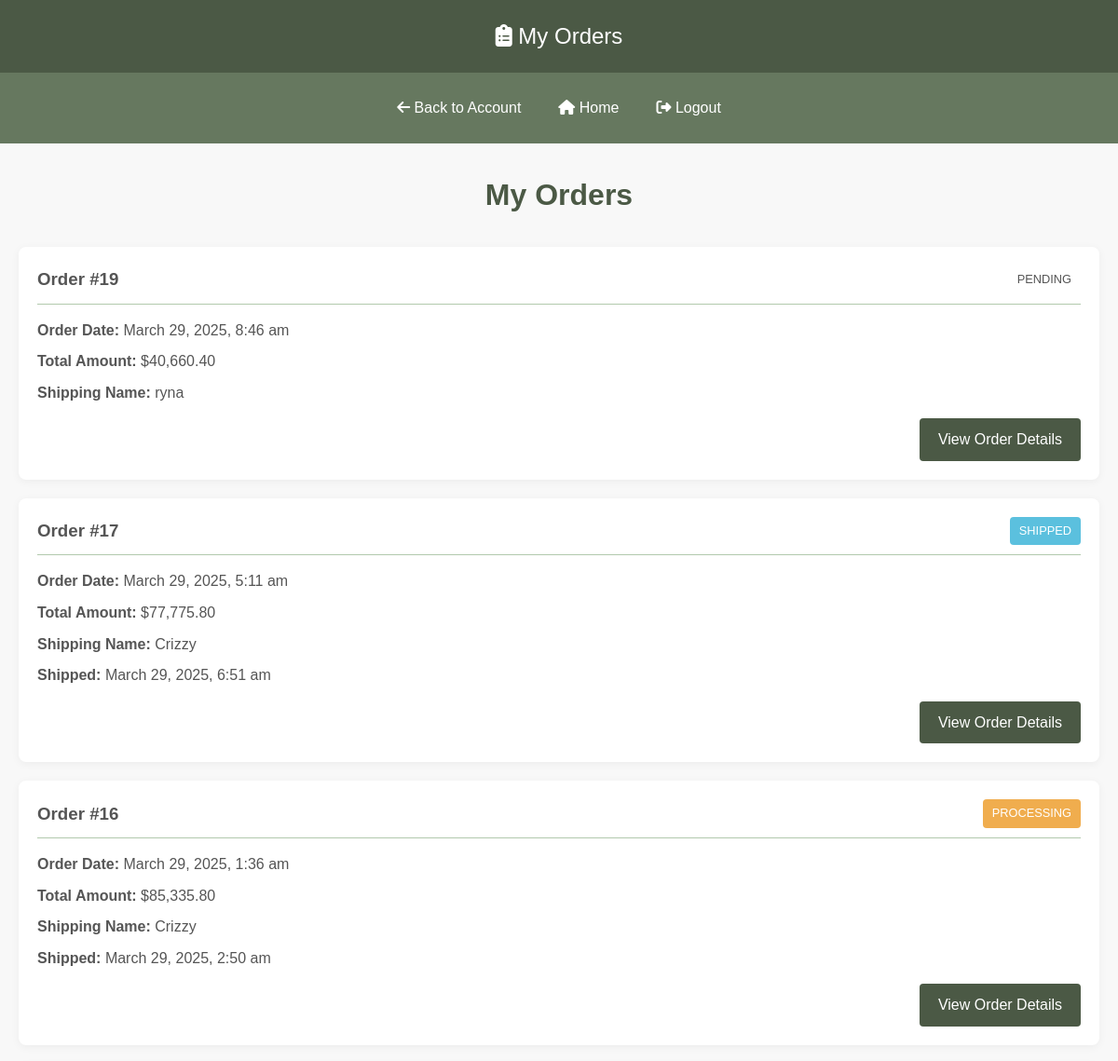
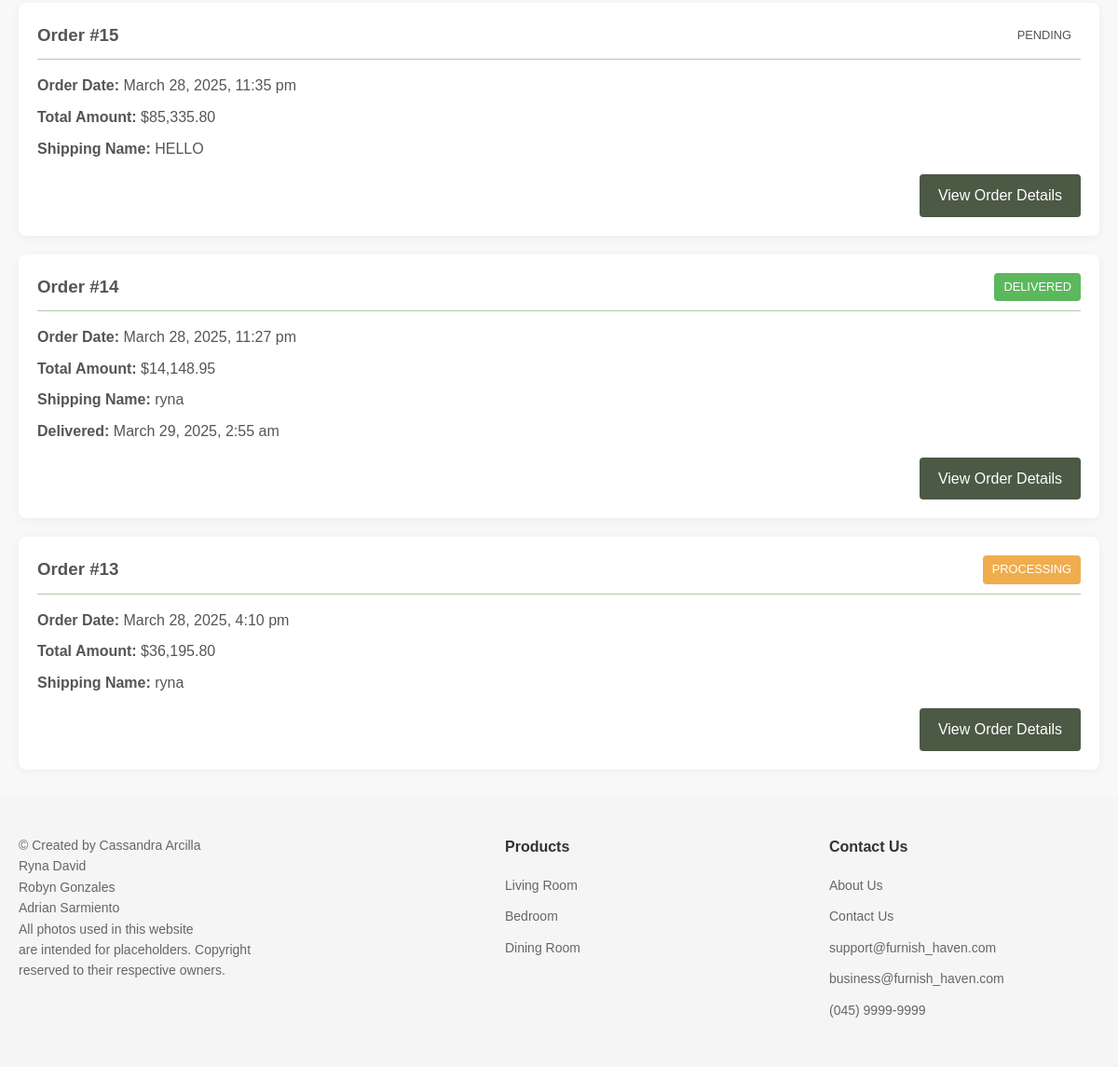
/my_orders.php (signed in), run on the app's committed database (2 pictures, top to bottom).
### tables this page shows
CREATE TABLE `orders` (
  `id` int(11) NOT NULL,
  `user_id` int(11) NOT NULL,
  `billing_address_id` int(11) NOT NULL,
  `shipping_address_id` int(11) NOT NULL,
  `total_amount` decimal(10,2) NOT NULL,
  `status` enum('Pending','Processing','Shipped','Delivered','Cancelled') NOT NULL DEFAULT 'Pending',
  `payment_method` varchar(50) NOT NULL,
  `order_date` timestamp NOT NULL DEFAULT current_timestamp(),
  `shipped_at` timestamp NULL DEFAULT NULL,
  `delivered_at` timestamp NULL DEFAULT NULL,
  `shipping_fee` decimal(10,2) DEFAULT 500.00
);

CREATE TABLE `addresses` (
  `id` int(11) NOT NULL,
  `user_id` int(11) NOT NULL,
  `full_name` varchar(100) NOT NULL,
  `street_address` varchar(255) NOT NULL,
  `city` varchar(100) NOT NULL,
  `state` varchar(100) NOT NULL,
  `postal_code` varchar(20) NOT NULL,
  `country` varchar(100) NOT NULL,
  `phone_number` varchar(20) DEFAULT NULL,
  `is_default` tinyint(1) DEFAULT 0,
  `created_at` timestamp NOT NULL DEFAULT current_timestamp()
);

### my_orders.php (the view, shortened to what this page needs)
<?php
require_once 'config.php';
$user_id = $_SESSION['user_id'];
$query = "
    SELECT
        o.id AS order_id,
        o.total_amount,
        o.status,
        o.order_date,
        o.shipped_at,
        o.delivered_at,
        ba.full_name AS billing_name,
        sa.full_name AS shipping_name
    FROM
        orders o
    JOIN
        addresses ba ON o.billing_address_id = ba.id
    JOIN
        addresses sa ON o.shipping_address_id = sa.id
    WHERE
        o.user_id = ?
    ORDER BY
        o.order_date DESC
";
try {
    $stmt = $pdo->prepare($query);
    $stmt->execute([$user_id]);
    $orders = $stmt->fetchAll(PDO::FETCH_ASSOC);
} catch (PDOException $e) {
    error_log('Order fetch error: ' . $e->getMessage());
    $error = "Unable to retrieve orders. Please try again later.";
}
?>
<!DOCTYPE html>
<html lang="en">
<head>
    <link rel="stylesheet" href="https://cdnjs.cloudflare.com/ajax/libs/font-awesome/6.4.0/css/all.min.css">
</head>
<body>
    <header class="header">
        <i class="fas fa-clipboard-list"></i> My Orders
    </header>
    <nav class="nav">
        <a href="account.php"><i class="fas fa-arrow-left"></i> Back to Account</a>
        <a href="home.php"><i class="fas fa-home"></i> Home</a>
        <a href="logout.php"><i class="fas fa-sign-out-alt"></i> Logout</a>
    </nav>
    <div class="container">
        <h1>My Orders</h1>
        <?php if (empty($orders)): ?>
            <p>You have not placed any orders yet.</p>
        <?php else: ?>
            <div class="orders-list">
                <?php foreach ($orders as $order): ?>
                    <div class="order-card">
                        <div class="order-header">
                            <h3>Order #<?php echo htmlspecialchars($order['order_id']); ?></h3>
                            <span class="order-status <?php echo strtolower($order['status']); ?>">
                                <?php echo htmlspecialchars($order['status']); ?>
                            </span>
                        </div>
                        <div class="order-details">
                            <p>
                                <strong>Order Date:</strong>
                                <?php echo date('F j, Y, g:i a', strtotime($order['order_date'])); ?>
                            </p>
                            <p>
                                <strong>Total Amount:</strong>
                                $<?php echo number_format($order['total_amount'], 2); ?>
                            </p>
                            <p>
                                <strong>Shipping Name:</strong>
                                <?php echo htmlspecialchars($order['shipping_name']); ?>
                            </p>
                        </div>
                        <div class="order-tracking">
                            <?php if ($order['shipped_at']): ?>
                                <p>
                                    <strong>Shipped:</strong>
                                    <?php echo date('F j, Y, g:i a', strtotime($order['shipped_at'])); ?>
                                </p>
                            <?php endif; ?>
                            <?php if ($order['delivered_at']): ?>
                                <p>
                                    <strong>Delivered:</strong>
                                    <?php echo date('F j, Y, g:i a', strtotime($order['delivered_at'])); ?>
                                </p>
                            <?php endif; ?>
                        </div>
                        <div class="order-actions">
                            <a href="order_details.php?order_id=<?php echo $order['order_id']; ?>" class="btn btn-primary">
                                View Order Details
                            </a>
                        </div>
                    </div>
                <?php endforeach; ?>
            </div>
        <?php endif; ?>
    </div>
    <footer class="footer">
        <div class="footer-container">
            <div class="footer-copyright">
                <p>
                    © Created by Cassandra Arcilla<br>
                    Ryna David<br>
                    Robyn Gonzales<br>
                    Adrian Sarmiento<br>
                    All photos used in this website<br>
                    are intended for placeholders. Copyright<br>
                    reserved to their respective owners.
                </p>
            </div>
            <div class="footer-column">
                <h3>Products</h3>
                <ul>
                    <li><a href="living_room.php">Living Room</a></li>
                    <li><a href="bedroom.php">Bedroom</a></li>
                    <li><a href="dining_room.php">Dining Room</a></li>
                </ul>
            </div>
            <div class="footer-column">
                <h3>Contact Us</h3>
                <ul>
                    <li><a href="about.php">About Us</a></li>
                    <li><a href="contact.php">Contact Us</a></li>
                    <li><a href="mailto:support@furnish_haven.com">support@furnish_haven.com</a></li>
                    <li><a href="mailto:business@furnish_haven.com">business@furnish_haven.com</a></li>
                    <li><a href="tel:04599999999">(045) 9999-9999</a></li>
                </ul>
            </div>
        </div>
    </footer>
</body>
</html>

### my_orders.php (style rules this page uses)
:root { --primary: #4B5945; --secondary: #66785F; --accent: #B2C9AD; --light: #f8f8f8; --dark: #333; --text: #555; }
* { margin: 0; padding: 0; box-sizing: border-box; }
body { font-family: 'Arial', sans-serif; line-height: 1.6; color: var(--text); background-color: var(--light); }
.header { background-color: var(--primary); color: white; padding: 20px; text-align: center; font-size: 24px; box-shadow: 0 2px 5px rgba(0,0,0,0.1); }
.nav { background-color: var(--secondary); display: flex; justify-content: center; flex-wrap: wrap; padding: 15px 0; }
.nav a { color: white; text-decoration: none; padding: 10px 15px; margin: 0 5px; transition: all 0.3s; border-radius: 4px; }
.container { max-width: 1200px; margin: 30px auto; padding: 0 20px; min-height: calc(100vh - 300px); }
h1 { color: var(--primary); margin-bottom: 20px; text-align: center; }
.orders-list { margin-top: 30px; }
.order-card { background-color: white; border-radius: 8px; padding: 20px; margin-bottom: 20px; box-shadow: 0 2px 10px rgba(0,0,0,0.05); }
.order-header { display: flex; justify-content: space-between; align-items: center; margin-bottom: 15px; border-bottom: 1px solid var(--accent); padding-bottom: 10px; }
.order-status { padding: 5px 10px; border-radius: 4px; font-size: 0.8em; text-transform: uppercase; }
.order-status.processing { background-color: #f0ad4e; color: white; }
.order-status.shipped { background-color: #5bc0de; color: white; }
.order-status.delivered { background-color: #5cb85c; color: white; }
.order-details p, .order-tracking p { margin-bottom: 8px; }
.order-actions { margin-top: 15px; text-align: right; }
.btn { display: inline-block; padding: 10px 20px; background-color: var(--primary); color: white; text-decoration: none; border-radius: 4px; transition: background-color 0.3s; }
.btn-primary { background-color: var(--primary); color: white; }
.footer { background-color: #f5f5f5; padding: 40px 0; font-family: Arial, sans-serif; }
.footer-container { max-width: 1200px; margin: 0 auto; display: flex; justify-content: space-between; padding: 0 20px; }
.footer-copyright { width: 40%; padding-right: 30px; }
.footer-copyright p { color: #666; font-size: 14px; margin: 0; line-height: 1.6; }
.footer-column { width: 25%; }
.footer h3 { color: #333; font-size: 16px; margin-bottom: 15px; font-weight: bold; }
.footer ul { list-style: none; padding: 0; margin: 0; }
.footer li { margin-bottom: 8px; }
.footer a { color: #666; text-decoration: none; font-size: 14px; transition: color 0.3s; }

### data on the page
orders: id "19", status "PENDING", order_date "March 29, 2025, 8:46 am", total_amount "40,660.40", billing_address.full_name "ryna"
orders: id "17", status "SHIPPED", order_date "March 29, 2025, 5:11 am", total_amount "77,775.80", billing_address.full_name "Crizzy", shipped_at "March 29, 2025, 6:51 am"
orders: id "16", status "PROCESSING", order_date "March 29, 2025, 1:36 am", total_amount "85,335.80", billing_address.full_name "Crizzy", shipped_at "March 29, 2025, 2:50 am"
orders: id "15", status "PENDING", order_date "March 28, 2025, 11:35 pm", total_amount "85,335.80", billing_address.full_name "HELLO"
orders: id "14", status "DELIVERED", order_date "March 28, 2025, 11:27 pm", total_amount "14,148.95", billing_address.full_name "ryna", delivered_at "March 29, 2025, 2:55 am"
orders: id "13", status "PROCESSING", order_date "March 28, 2025, 4:10 pm", total_amount "36,195.80", billing_address.full_name "ryna"
